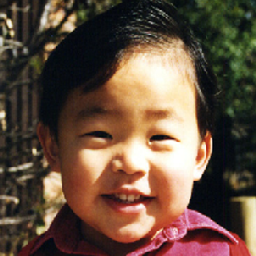
%> input picture Week_1/josh1c.bmp, 256 x 256 px
$ octave w1b.m   (GNU Octave 9; MATLAB toolbox functions it lacks are replaced by stand-ins)
%> lines starting %> are read from the running program, lines starting %| are printed output that depends on the picture
%w1b.m (resize the images - image resolution)
close all
clear all
clc

X=imread('josh1c.bmp'); %256x256
%> X is the input picture: size 256x256x3 uint8; mean R, G, B 102.1, 80.3, 64.6

X1=imresize(X,1/2,'nearest');  %128x128
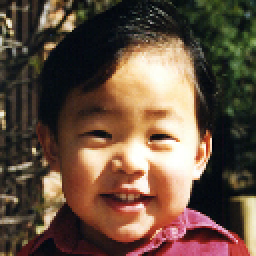
%> X1: size 128x128x3 uint8 (shown 2 times larger); mean R, G, B 102.3, 80.3, 64.7
X2=imresize(X,1/4,'nearest'); %64x64
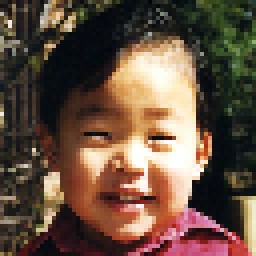
%> X2: size 64x64x3 uint8 (shown 4 times larger); mean R, G, B 102.3, 80.3, 64.7
X3=imresize(X,1/8,'nearest'); %16x16
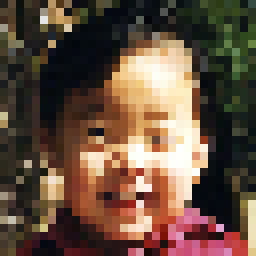
%> X3: size 32x32x3 uint8 (shown 8 times larger); mean R, G, B 101.8, 79.5, 63.6

Y1=imresize(X1,2,'nearest');  %256x256
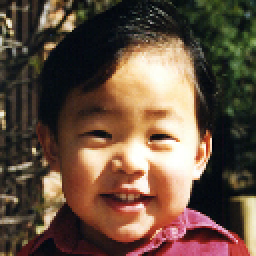
%> Y1: size 256x256x3 uint8; mean R, G, B 102.3, 80.3, 64.7
Y2=imresize(X2,4,'nearest');
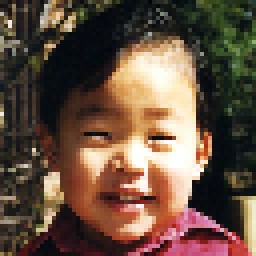
%> Y2: size 256x256x3 uint8; mean R, G, B 102.3, 80.3, 64.7; mean of the top-left, top-right, bottom-left and bottom-right quarters 47.6, 94.1, 72.2, 115.9
Y3=imresize(X3,8,'nearest');

figure(1)
    imshow(X)
    title('Original Image')
    pause
figure(2)
    imshow(X1)
    title('Half sized Image')
    pause
figure(3)
    imshow(X2)
    title('Quarter sized Image')
    pause
figure(4)
    imshow(X3)
    title('Eighth sized Image')
    pause

figure(1)
    imshow(X)
    title('Original image (256x256)')
    pause
figure(5)
    imshow(Y1)
    title('half the original (128x128)')
    pause
figure(6)
    imshow(Y2)
    title('1/4 the original (64x64)')
    pause
figure(7)
    imshow(Y3)
    title('1/8 the original (16x16)')
    pause

display('End.')
